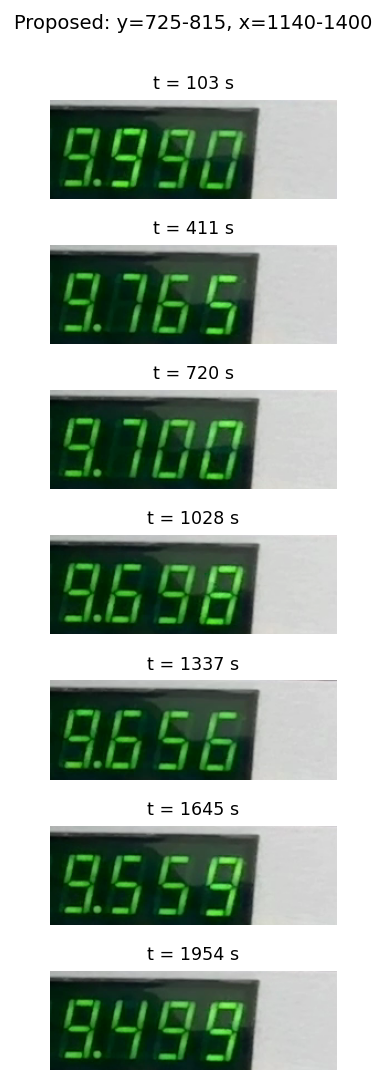

The Python source for this figure:
"""Verify proposed crop across multiple timestamps."""
from pathlib import Path
import cv2
import matplotlib.pyplot as plt

HERE = Path(__file__).parent
VIDEO = HERE / "actuation_currents_data" / "2026.4.16-decel-3soak-dry-then-rewet.mov"
OUT = HERE / "find_crop_3soak_dry.png"

CROP = dict(y0=725, y1=815, x0=1140, x1=1400)

cap = cv2.VideoCapture(str(VIDEO))
dur = cap.get(cv2.CAP_PROP_FRAME_COUNT) / cap.get(cv2.CAP_PROP_FPS)
fracs = [0.05, 0.2, 0.35, 0.5, 0.65, 0.8, 0.95]

fig, axes = plt.subplots(len(fracs), 1, figsize=(7, 1.1*len(fracs)))
for ax, frac in zip(axes, fracs):
    cap.set(cv2.CAP_PROP_POS_MSEC, dur*frac*1000)
    ret, frame = cap.read()
    rgb = cv2.cvtColor(frame, cv2.COLOR_BGR2RGB)
    c = CROP
    ax.imshow(rgb[c['y0']:c['y1'], c['x0']:c['x1']])
    ax.set_title(f"t = {dur*frac:.0f} s", fontsize=9)
    ax.axis('off')
plt.suptitle(f"Proposed: y={CROP['y0']}-{CROP['y1']}, x={CROP['x0']}-{CROP['x1']}",
             fontsize=10, y=1.0)
plt.tight_layout()
plt.savefig(OUT, dpi=140, bbox_inches="tight")
cap.release()
print(f"Saved → {OUT}")
